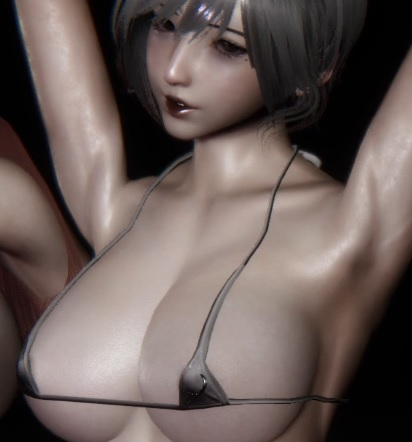
#> input picture Day004/python/img/10.jpg, 412 x 442 px
$ python '膨胀腐蚀.py'
#> lines starting #> are read from the running program, lines starting #| are printed output that depends on the picture; after the words box and inside, x2 and y2 are one past the last pixel; in counts of white or black regions, pixels touching at a corner belong together
import cv2

img=cv2.imread("../img/10.jpg",0)
#> img: shape (442, 412); min 0, max 230, mean 95.9
ret,img=cv2.threshold(img,80,255,cv2.THRESH_BINARY)
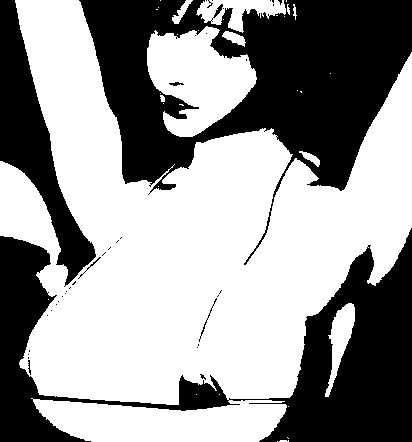
#> img: shape (442, 412); 59.4% white; 39 black regions (32 under 20 px), largest, box (x1, y1, x2, y2) and area: (79, 0, 412, 265) 36932, (0, 228, 412, 442) 28069, (0, 0, 96, 287) 8660
#定义核的形状
kernel=cv2.getStructuringElement(cv2.MORPH_RECT,(5,5))#矩形核
#膨胀
# dst=cv2.dilate(img,kernel)
#腐蚀
# dst=cv2.erode(img,kernel)
#开操作
# dst=cv2.morphologyEx(img,cv2.MORPH_OPEN,kernel,iterations=1)#迭代次数，进行开操作的次数
#闭操作
# dst=cv2.morphologyEx(img,cv2.MORPH_CLOSE,kernel,iterations=1)#迭代次数，进行闭操作的次数
#梯度操作
# dst=cv2.morphologyEx(img,cv2.MORPH_GRADIENT,kernel,iterations=1)#迭代次数，进行闭操作的次数
#黑帽操作
# dst=cv2.morphologyEx(img,cv2.MORPH_TOPHAT,kernel,iterations=1)#迭代次数，进行闭操作的次数
#礼帽操作
dst=cv2.morphologyEx(img,cv2.MORPH_BLACKHAT,kernel,iterations=1)#迭代次数，进行闭操作的次数
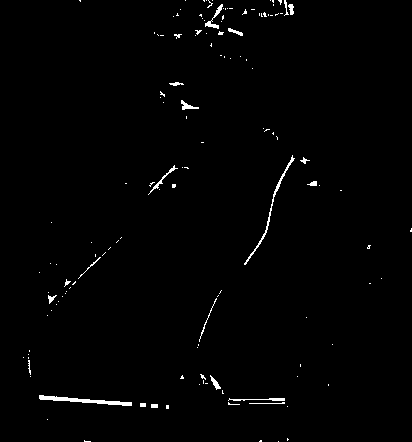
#> dst: shape (442, 412); 1.1% white; 136 white regions (114 under 20 px), largest, box (x1, y1, x2, y2) and area: (39, 395, 132, 406) 361, (244, 155, 295, 265) 251, (205, 4, 223, 29) 111
cv2.imshow("img",img)
cv2.imshow("dst",dst)
cv2.waitKey(0)
cv2.destroyAllWindows()

$ run again, with Day004/python/img/11.jpg copied over Day004/python/img/10.jpg
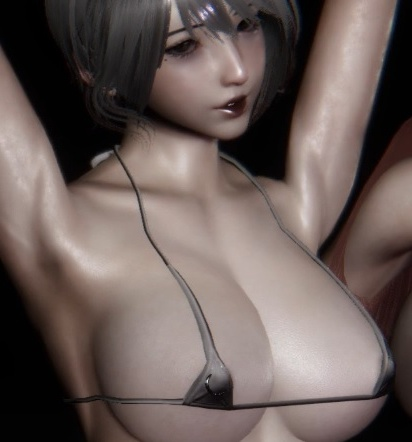
#> input picture Day004/python/img/11.jpg, 412 x 442 px
#> `ret,img=cv2.threshold(img,80,255,cv2.THRESH_BINARY)`:
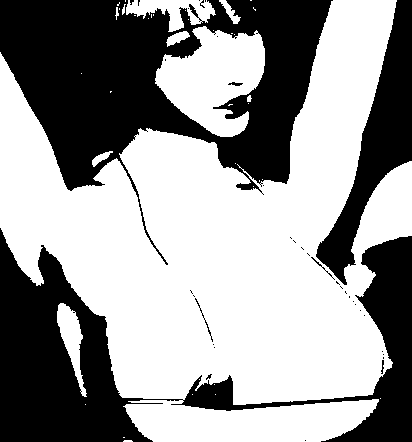
#> img: shape (442, 412); 59.4% white; 37 black regions (30 under 20 px), largest, box (x1, y1, x2, y2) and area: (0, 0, 333, 265) 36925, (0, 228, 412, 442) 28089, (316, 0, 412, 285) 8659
#> `dst=cv2.morphologyEx(img,cv2.MORPH_BLACKHAT,kernel,iterations=1)#迭代次数，..`:
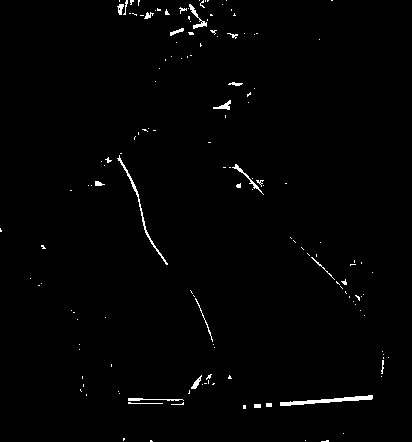
#> dst: shape (442, 412); 1.1% white in thin lines or dots

$ run again, with Day004/python/img/12.jpg copied over Day004/python/img/10.jpg
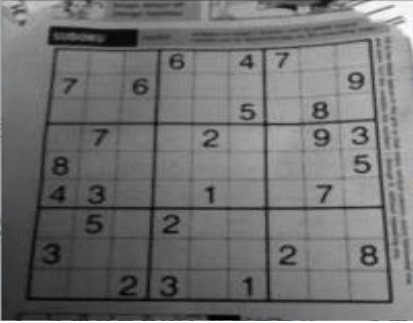
#> input picture Day004/python/img/12.jpg, 413 x 323 px
#> `ret,img=cv2.threshold(img,80,255,cv2.THRESH_BINARY)`:
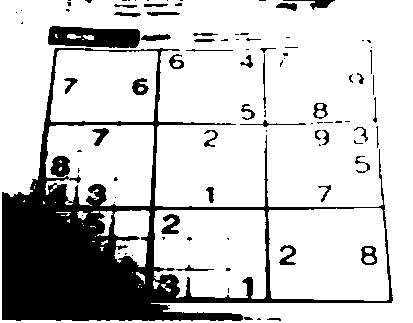
#> img: shape (323, 413); 78.7% white; 95 black regions (53 under 20 px), largest, box (x1, y1, x2, y2) and area: (2, 48, 393, 321) 23012, (48, 26, 140, 48) 1583, (50, 156, 70, 177) 312
#> `dst=cv2.morphologyEx(img,cv2.MORPH_BLACKHAT,kernel,iterations=1)#迭代次数，..`:
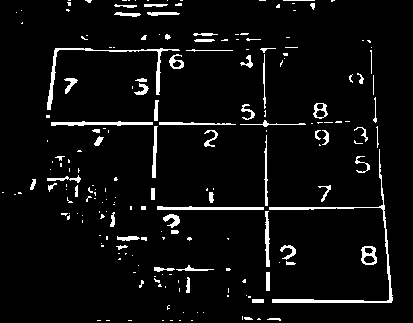
#> dst: shape (323, 413); 5.2% white; 201 white regions (132 under 20 px), largest, box (x1, y1, x2, y2) and area: (269, 149, 393, 303) 941, (47, 48, 180, 110) 601, (51, 121, 153, 126) 333
